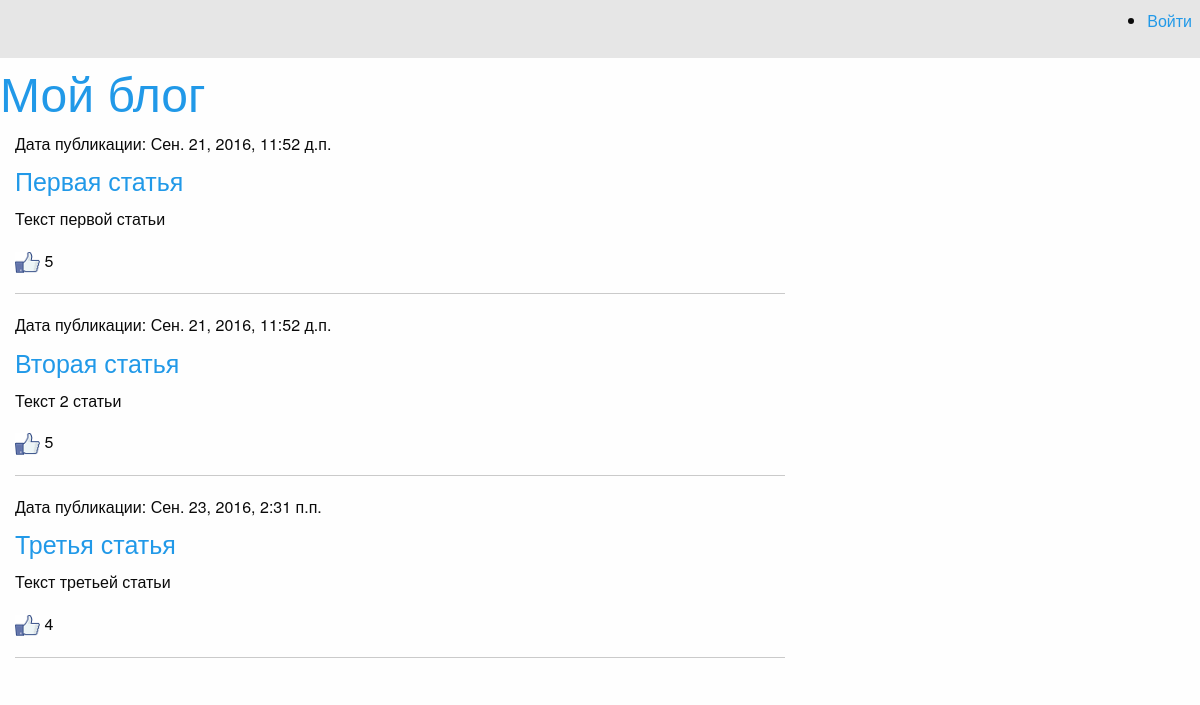
Screenshot of /basicview/articles/all/ with the database file from the repository.
### article/models.py (models this page shows)
class Article(models.Model):
    class Meta:
        db_table = 'article'
    article_title = models.CharField(max_length = 200)
    article_text = models.TextField()
    article_date = models.DateTimeField()
    article_likes = models.IntegerField(default = 0)
    def colored_title(self):
        return format_html(
            '<span style="color: #11ff12;">{}</span>',
            self.article_title,
        )
    colored_title.short_description = 'Article Title'

### article/views.py (the view)
# urls.py: url(r'articles/all/$', views.articles),
def articles(request):
    return render_to_response('articles.html', {'articles' : Article.objects.all(),
                                                'username' : auth.get_user(request).username})

### article/templates/articles.html
{% extends 'main.html' %}
{% load staticfiles %}
{% block article %}
    <div class="large-8 columns">
{% for article in articles %}
    <h6>Дата публикации: {{ article.article_date }}</h6>
    <h4><a href="/articles/get/{{ article.id }}">{{ article.article_title }}</a></h4>
    <p> {{ article.article_text }}</p>
    <p><a href="/articles/addlike/{{ article.id }}/"><img src="{% static "likeimage.png" %}" width="25px" height="25px"></a>  {{ article.article_likes }}</p>
    <hr>
{% endfor %}
{% endblock %}

### templates/main.html (shortened to what this page needs)
{% load staticfiles %}
<!DOCTYPE html>
<head>
    <link rel="stylesheet" type="text/css" href="{% static "static/css/foundation.css" %}">
</head>
<body>
<div class="top-bar">
    <section class="top-bar-right">
        <ul class="right">
            {% if username %}
                <li><a href="/auth/logout/">Выйти ({{ username }})</a></li>
            {% else %}
                <li><a href="/auth/login/">Войти</a></li>
            {% endif %}
        </ul>
    </section>
</div>
<h1><a href="/">Мой блог</a></h1>
<div class="row">
{% block article %}{% endblock %}
</div>
</body>
</html>

### rows the page displays
Article: article_date "Сен. 21, 2016, 11:52 д.п.", article_title "Первая статья", article_text "Текст первой статьи", article_likes "5"
Article: article_date "Сен. 21, 2016, 11:52 д.п.", article_title "Вторая статья", article_text "Текст 2 статьи", article_likes "5"
Article: article_date "Сен. 23, 2016, 2:31 п.п.", article_title "Третья статья", article_text "Текст третьей статьи", article_likes "4"
